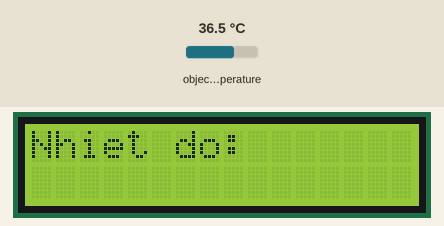
The sketch below on a simulated Arduino Uno, built with avr-gcc and run on an emulated ATmega328P. Shown: 16×2 character LCD. The inputs (shaded band) are chosen by the test bench; at power-on: object temperature 36.5 °C. The audio player accepts every command and is not drawn; what the sketch prints to the serial monitor is not drawn.

Above: at 1.7 s.
1.8 s: object temperature set to 20 °C
At 13.1 s:
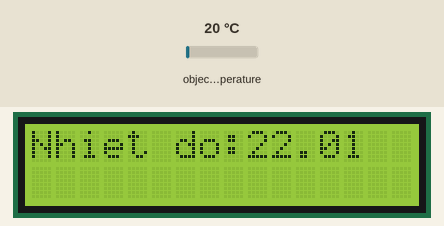
Timing chart, 0 to 14.6 s (numbered marks = the images above; inputs shaded):
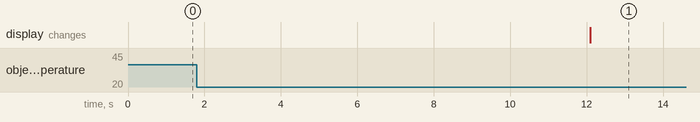

The sketch:

Do_than_nhiet_code.ino
```cpp
#include <Wire.h>
#include <Adafruit_MLX90614.h>
#include "SoftwareSerial.h"
#include "DFRobotDFPlayerMini.h"
#include <SoftwareSerial.h>
#include <LiquidCrystal_I2C.h>
LiquidCrystal_I2C lcd(0x27,16,2);

SoftwareSerial mySoftwareSerial(4, 3); // RX, TX

DFRobotDFPlayerMini myDFPlayer;
Adafruit_MLX90614 mlx = Adafruit_MLX90614();

int b, c, d, doc[4], e = 10;
float a ;

void setup() {

  Serial.begin(9600);
   lcd.init();
  lcd.backlight();
  lcd.setCursor(0,0);
  lcd.print("Nhiet do:");
  mySoftwareSerial.begin(9600);
  Serial.println("Adafruit MLX90614 test");
  mlx.begin();
  if (!myDFPlayer.begin( mySoftwareSerial, true, false)) {
    while (true) {
      delay(0);
    }
    myDFPlayer.play(14);
    delay(8100);
  }
  myDFPlayer.volume(1);
}

void loop() {

  donhietdo();

}
void donhietdo() {
  myDFPlayer.play(14);
  delay(8100);
  delay(50);
  myDFPlayer.play(13);
  delay(3300);
  a = mlx.readObjectTempC() + 2, 1;
  lcd.setCursor(9,0);
  lcd.print(a);
  delay(10);
  //phần tÁCH chữ số ///
  b = a / 10 ;
  c = a - b * 10 ;
  d = a * 10 - b * 100 - c * 10 ;
  // gán phần tách vào mảng //
  doc[0] = int(b);
  doc[1] = int(c);
  doc[2] = int(e);
  doc[3] = int(d);
  //đọc âm thanh ra Loa //
  for (int i = 0; i < 4; i++) {
    switch (doc[i]) {
      case 0 : myDFPlayer.play(10);
        delay(1400);
        break;
      case 1 : myDFPlayer.play(1);
        delay(1400);
        break;
      case 2 : myDFPlayer.play(2);
        delay(1400);
        break;
      case 3 : myDFPlayer.play(3);
        delay(1400);
        break;
      case 4 : myDFPlayer.play(4);
        delay(1400);
        break;
      case 5 : myDFPlayer.play(5);
        delay(1400);
        break;
      case 6 : myDFPlayer.play(6);
        delay(1400);
        break;
      case 7 : myDFPlayer.play(7);
        delay(1400);
        break;
      case 8 : myDFPlayer.play(8);
        delay(1400);
        break;
      case 9 : myDFPlayer.play(9);
        delay(1400);
        break;
      case 10 : myDFPlayer.play(11);
        delay(1400);
        break;
    }
  }
  myDFPlayer.play(12);
  delay(1400);
  if ((a > 35) && (a < 37, 5)) {
    myDFPlayer.play(15);
    delay(5500);
  }
  if (a < 35) {
    myDFPlayer.play(16);
    delay(2500);
  }
  if (a > 38) {
    myDFPlayer.play(18);
    delay(2600);
  }
  delay(1000);
  myDFPlayer.play(17);
  delay(3300);
  delay(5100);
}
```

Measured:
- after the input at 1.8 s, the display: changes after 10.3 s (image 1)
